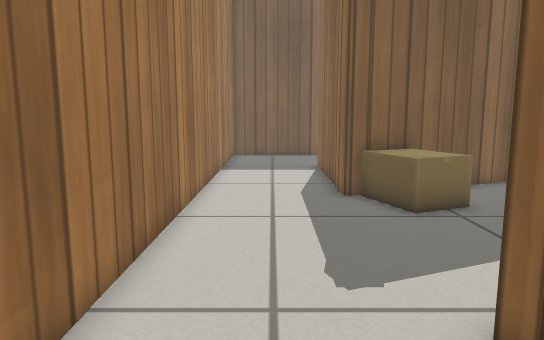
view 1 (above)

17 first-person views from a walk through a world built for the Gazebo simulator. The camera is 0.53 m above the floor, tilts 8° down and sees 70° across. The floor is counted in squares, 0.2 m on a side. Each view is taken from the middle of a square. On the plan, view 1 faces up. The plan holds only what a view shows up to about 20 squares ahead; the rest is blank. Simple patterns stand in for the simulator's built-in surfaces.

view 2
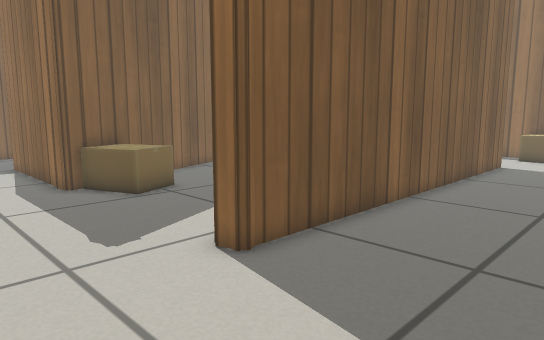

view 3
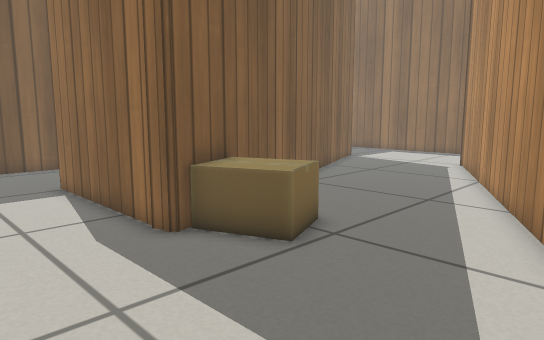

view 4
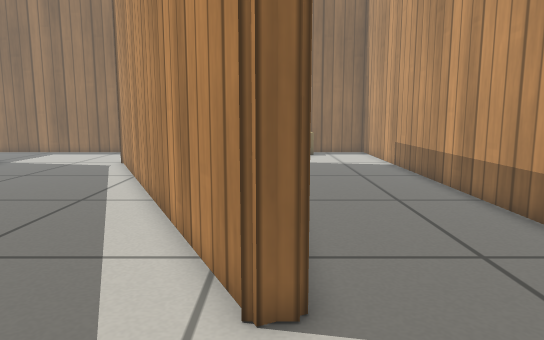

view 5
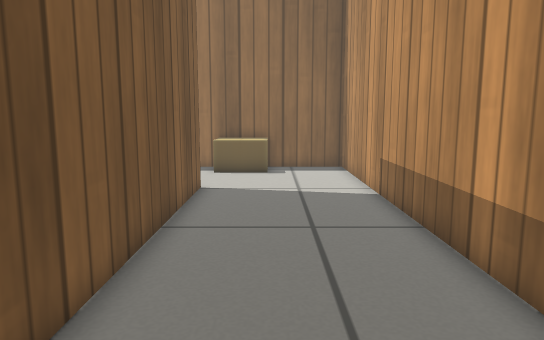

view 6
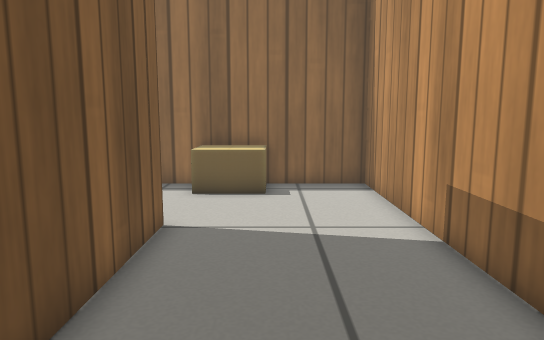

view 7
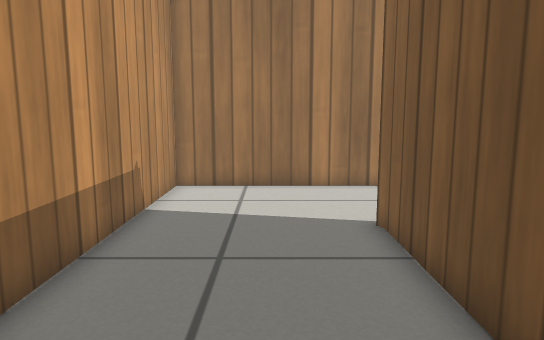

view 8
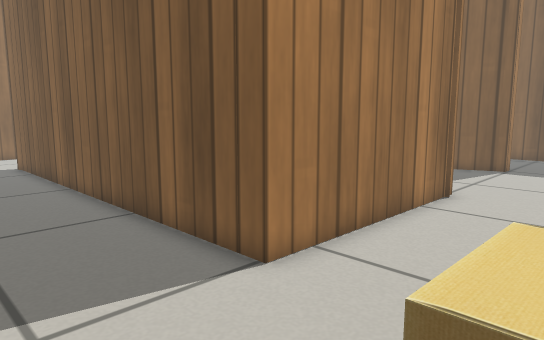

view 9
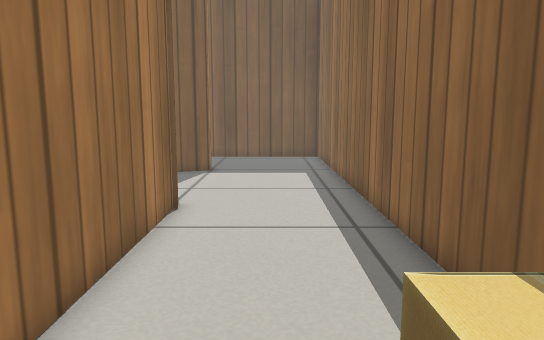

view 10
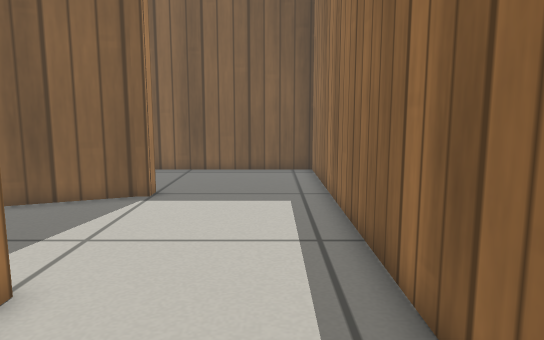

view 11
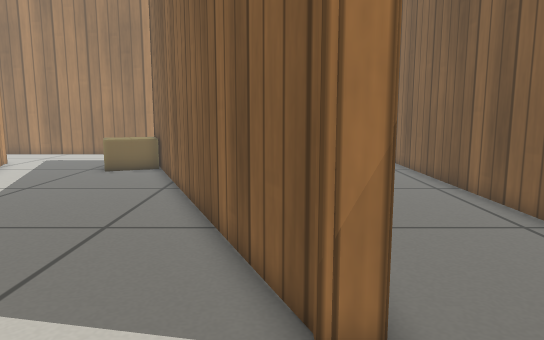

view 12
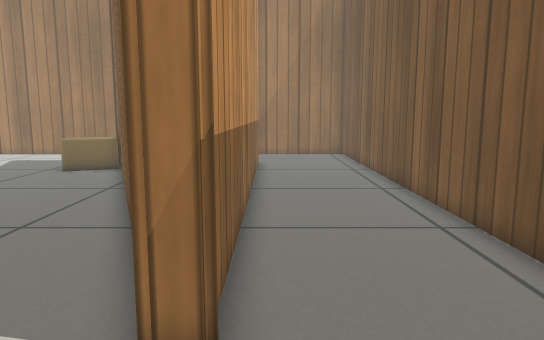

view 13
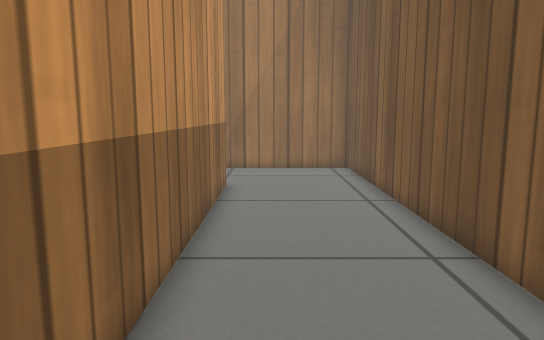

view 14
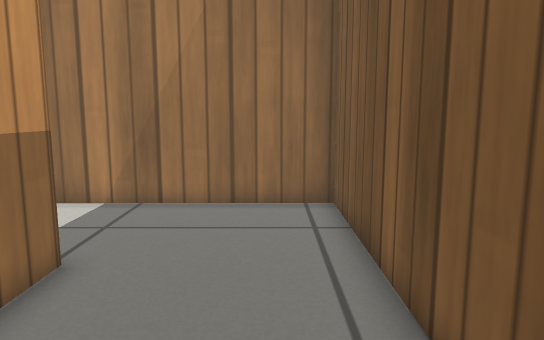

view 15
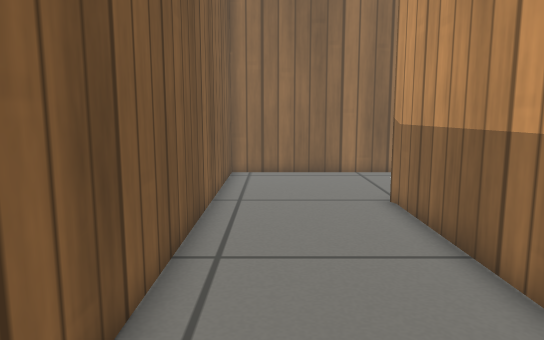

view 16
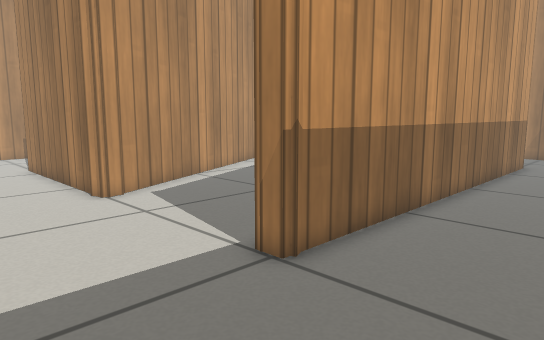

view 17
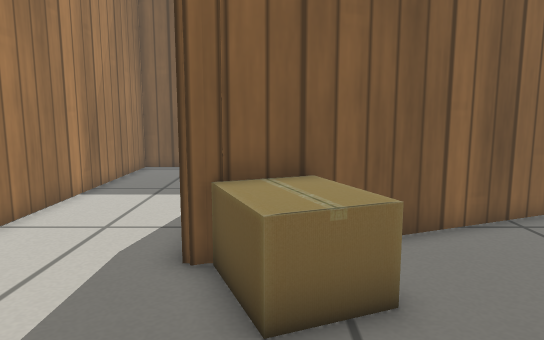

### Floor plan
Points are (right, up) in squares from view 1. A wall is a line through its corners. A room is listed if a view was taken in it or the views show most of it. See-through windows are left out.
Room 1 (views 1, 2, 3, 4, 5, 6, 7, 8, 9, 10, 11, 12, 13, 14, 15, 16, 17)
walls: (3.2, 12.7) (2.5, 12.7) (2.3, 13.3); (19.4, 12.4) (20, 12.4) (20.3, 11.8); (2.4, 12.7) (2.4, 20.3) (19.5, 20.3); (20.2, 12.4) (20.2, 3.6) (2.7, 3.6) (2.7, 4.3) (20, 12.5); (2.8, 3.6) (2.6, 4.2); (20, 19.7) (2.6, 12.6); (20, 20.4) (20, 19.5) (19.5, 19.5); (-2.5, -2.6) (26, -2.6) (26, 25.9) (-2.5, 25.9) (-2.5, -2.6)
objects: cardboard box (3, 10) to (6, 13); cardboard box (24, 1) to (25, 4)

Where each view was taken, in squares from view 1:
view 1: 0 up, 0 right, facing up
view 2: 2 down, 2 left, facing up-right
view 3: 5 up, 2 left, facing up-right
view 4: 4 up, 2 left, facing right
view 5: 1 up, 6 right, facing right
view 6: 1 up, 11 right, facing right
view 7: 1 up, 12 right, facing left
view 8: 1 down, 25 right, facing up-left
view 9: 1 up, 23 right, facing up
view 10: 7 up, 24 right, facing up
view 11: 19 up, 24 right, facing left
view 12: 21 up, 24 right, facing left
view 13: 22 up, 17 right, facing left
view 14: 24 up, 9 right, facing left
view 15: 24 up, 8 right, facing right
view 16: 25 up, 25 right, facing down-left
view 17: 6 up, 4 right, facing up
